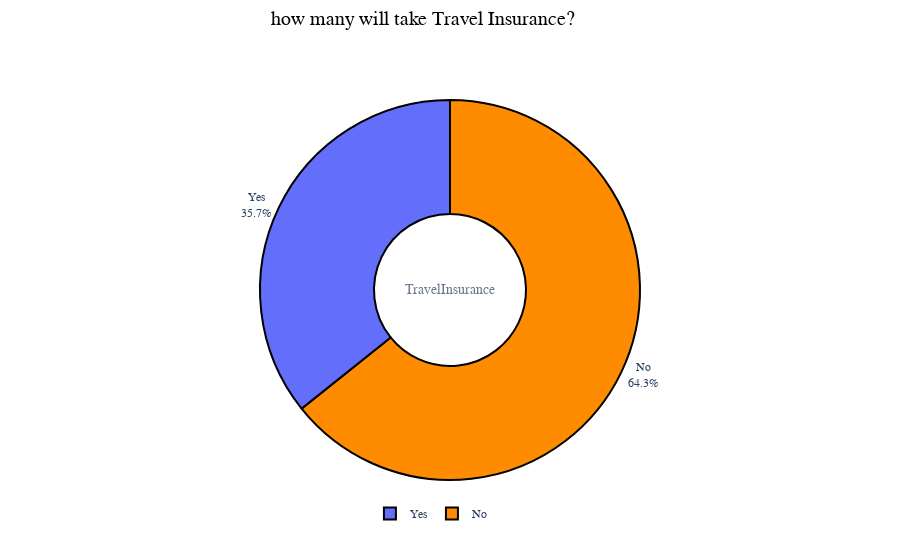

The notebook cell this image was saved under:
### Code cell
data['TravelInsurance'].replace({0:'No',1:'Yes'},inplace=True)


fig = go.Figure(data=[go.Pie(labels=data.TravelInsurance, hole=.4)])
fig.add_annotation(text='TravelInsurance',
                   x=0.5,y=0.5,showarrow=False,font_size=14,opacity=0.7,font_family='monospace')
fig.update_traces(hoverinfo='label+percent+value',
                  marker=dict(colors=['darkorange','blue'], line=dict(color='#000000', width=2)))
fig.update_layout(
    font_family='monospace',
    title=dict(text='how many will take Travel Insurance?',x=0.47,y=0.98,
               font=dict(color='black',size=20)),
    legend=dict(x=0.37,y=-0.05,orientation='h',traceorder='reversed'),
    hoverlabel=dict(bgcolor='white'))
fig.update_traces(textposition='outside', textinfo='percent+label')
fig.show()

### Figure 1 — Plotly figure (JSON) as saved in the notebook; plotly's stock layout.template omitted (floating-point values rounded to 4 significant figures; data arrays with more than 128 entries replaced by an {"elided": "..."} marker saying what was removed)
{"data": [{"hole": 0.4, "hoverinfo": "label+percent+value", "labels": {"elided": "1987 str values"}, "marker": {"colors": ["darkorange", "blue"], "line": {"color": "#000000", "width": 2}}, "textinfo": "percent+label", "textposition": "outside", "type": "pie"}], "layout": {"annotations": [{"font": {"family": "monospace", "size": 14}, "opacity": 0.7, "showarrow": false, "text": "TravelInsurance", "x": 0.5, "y": 0.5}], "font": {"family": "monospace"}, "hoverlabel": {"bgcolor": "white"}, "legend": {"orientation": "h", "traceorder": "reversed", "x": 0.37, "y": -0.05}, "title": {"font": {"color": "black", "size": 20}, "text": "how many will take Travel Insurance?", "x": 0.47, "y": 0.98}}}
